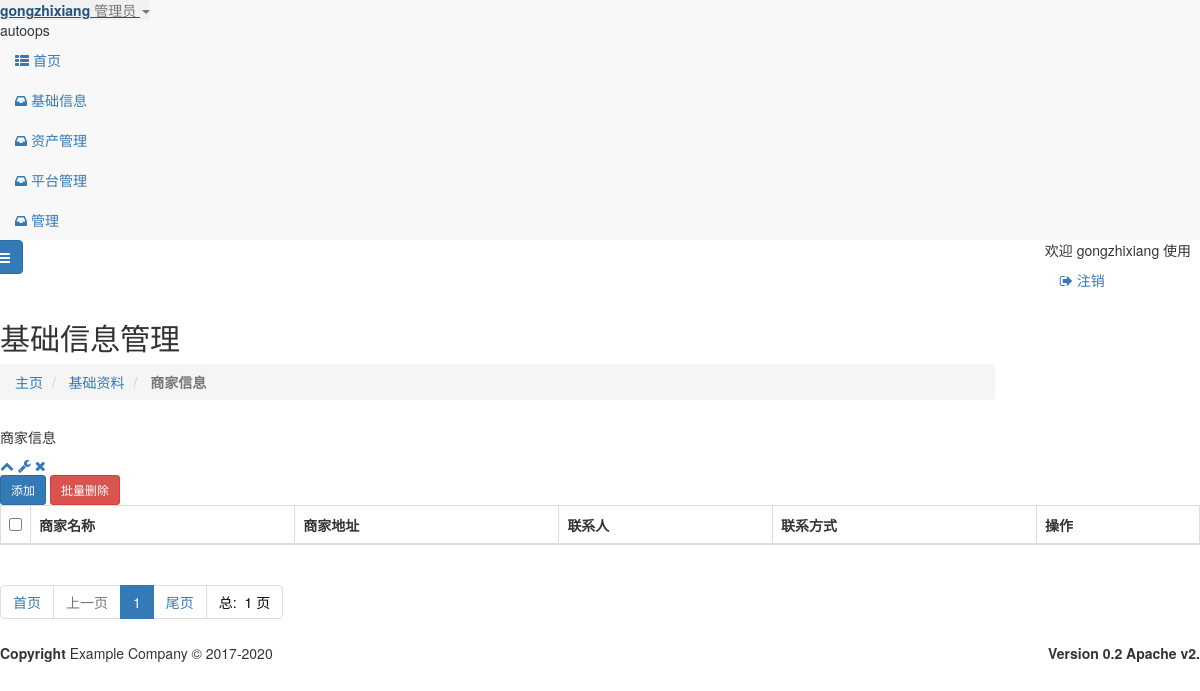
The app's page /base_info/shop.html (signed in), older data.
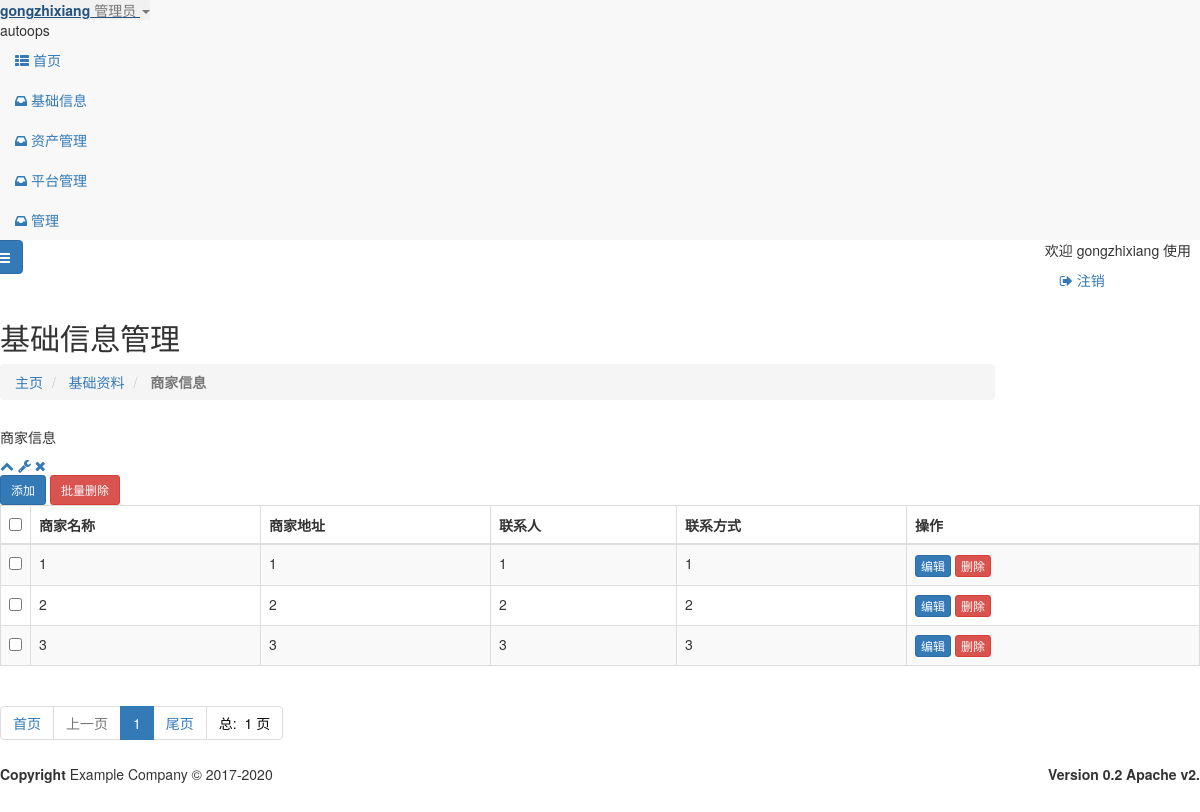
The same page, newer data.
### base_info/models.py (models this page shows)
class shop(models.Model):
    name = models.CharField(max_length=24, blank=False, verbose_name='商家名称')
    user = models.CharField(max_length=24, blank=False, verbose_name='联系人')
    mobile = models.CharField(max_length=11, verbose_name='手机号码')
    addr = models.CharField(max_length=24, blank=True, verbose_name='商家地址')
    class Meta:
        db_table = "shop"
        verbose_name = "商家信息"
        verbose_name_plural = '商家信息'

### base_info/views.py (the view)
# urls.py: path('shop.html', views.ShopList.as_view(), name='shop_list'),
class ShopList(LoginRequiredMixin, ListView):
    model = shop
    template_name = 'base_info/shop/shop.html'
    context_object_name = "shop_list"
    paginate_by = settings.DISPLAY_PER_PAGE
    ordering = ("id")

### templates/base_info/shop/shop.html (shortened to what the changed rows need)
{% extends "base.html" %}
{% load  static %}
{% block page-content %}
    <div class="row wrapper border-bottom white-bg page-heading ">
        <div class="col-lg-10">
            <h2>基础信息管理</h2>
        </div>
    </div>
    <div class="wrapper wrapper-content animated fadeInRight">
        <div class="row">
            <div class="col-lg-11" id="split-right"     style="width: 100%" >
                <div class="ibox float-e-margins">
                    <div class="ibox-content">
                        <div class="table-responsive">
                            <form id="del_form_cmdb_all" class="form-horizontal  "
                                  action="{% url "cmdb:cmdb_export" %}" method="post">
                                <table class="table table-striped table-bordered table-hover dataTables-cmdb">
                                    <thead>
                                    <tr>
                                        <th width="20"><input type="checkbox" id="CheckedAll"></th>
                                        <th>商家名称</th>
                                        <th>商家地址</th>
                                        <th>联系人</th>
                                        <th>联系方式</th>
                                        <th>操作</th>
                                    </tr>
                                    </thead>
                                    <tbody>
                                    {% for   row   in   shop_list %}
                                        <tr class="gradeA" id="{{ row.id }}">
                                            <td><input type="checkbox" value="{{ row.id }}" name="id"></td>
                                            <td class="center">{{ row.name }}</td>
                                            <td class="center">{{ row.addr }}</td>
                                            <td class="center">{{ row.user }}</td>
                                            <td class="center">{{ row.mobile }}</td>
                                            <td><a class="btn btn-primary  btn-xs "
                                                   href="{% url "base_info:shop_update" pk=row.id %}">编辑</a>
                                                <a class="btn btn-danger  btn-xs  person_del">删除</a>
                                            </td>
                                        </tr>
                                    {% endfor %}
                                    </tbody>
                                </table>
                                <div>
                                    <ul class="pagination">
                                        {% for p in paginator.page_range %}
                                            {% if  search_data %}
                                                {% if p == page_obj.number %}
                                                    <li class="active"><a
                                                            href="{% url "base_info:shop_list" %}?page={{ p }}&{{ search_data }}"> {{ p }} </a>
                                                    </li>
                                                {% else %}
                                                    <li>
                                                        <a href="{% url "base_info:shop_list" %}?page={{ p }}&{{ search_data }}"> {{ p }} </a>
                                                    </li>
                                                {% endif %}
                                            {% else %}
                                                {% if p == page_obj.number %}
                                                    <li class="active"><a
                                                            href="{% url "base_info:shop_list" %}?page={{ p }}"> {{ p }} </a>
                                                    </li>
                                                {% else %}
                                                    <li>
                                                        <a href="{% url "base_info:shop_list" %}?page={{ p }}"> {{ p }} </a>
                                                    </li>
                                                {% endif %}
                                            {% endif %}
                                        {% endfor %}
                                    </ul>
                                </div>
                            </form>
                        </div>
                    </div>
                </div>
            </div>
        </div>
    </div>
{% endblock %}

Row changes from the older to the newer data that the page shows:
added shop: name "1", addr "1", user "1", mobile "1"
added shop: name "2", addr "2", user "2", mobile "2"
added shop: name "3", addr "3", user "3", mobile "3"
